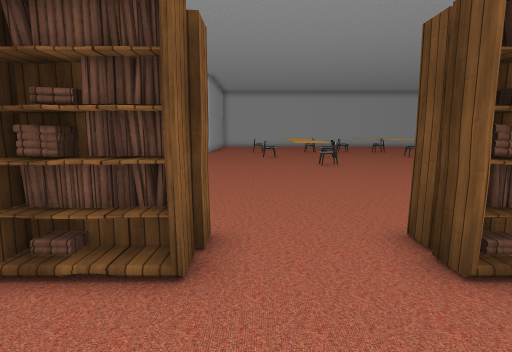
[1] (above)

21 first-person views from a walk through a 3-D level made in the Unity game engine. The camera is 1.5 m above the floor, tilts 8° down and sees 80° across. The floor is counted in squares, 1 m on a side. Each view is taken from the middle of a square. On the plan, view 1 faces up. The plan holds only what a view shows up to about 15 squares ahead; the rest is blank. The player is left out. Some surface patterns are stand-ins.

[2]
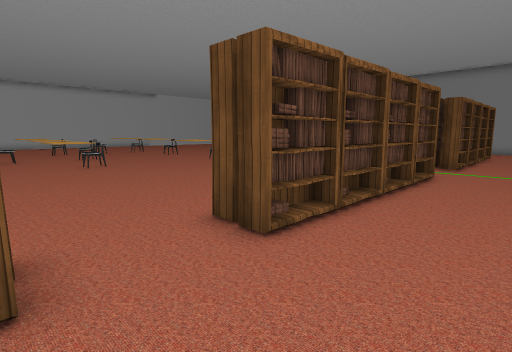

[3]
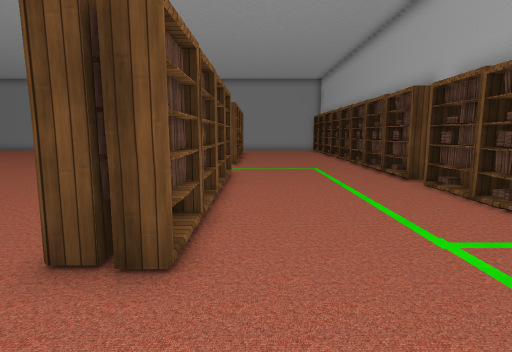

[4]
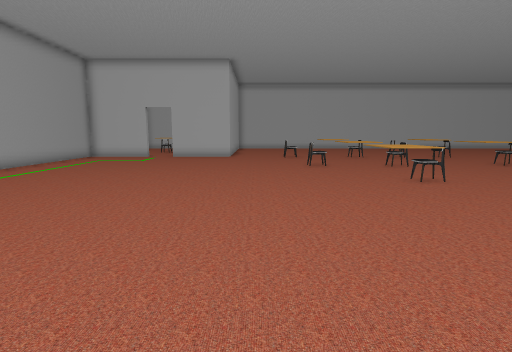

[5]
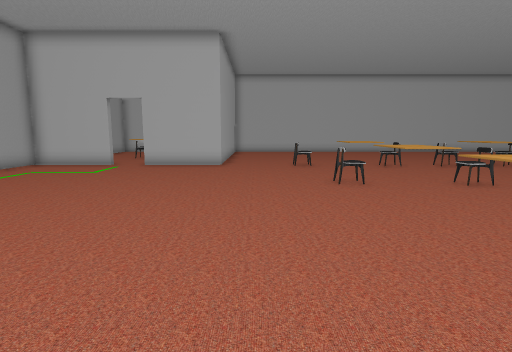

[6]
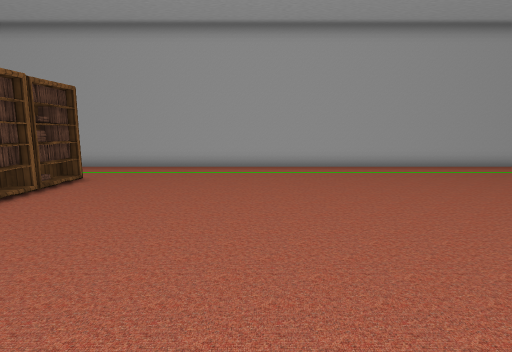

[7]
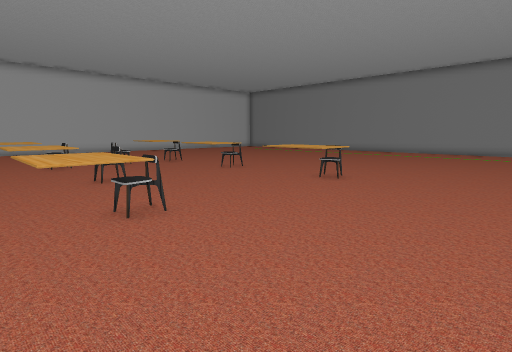

[8]
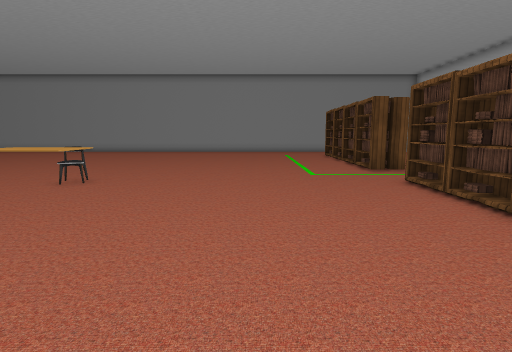

[9]
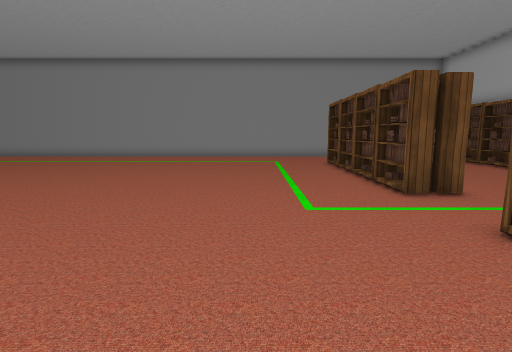

[10]
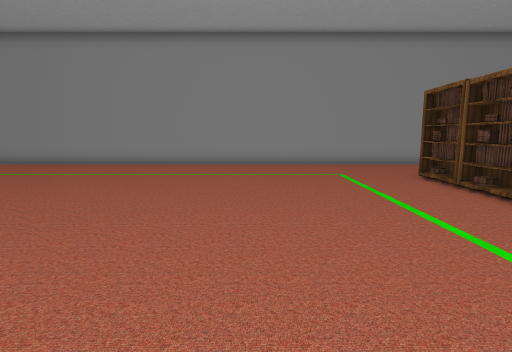

[11]
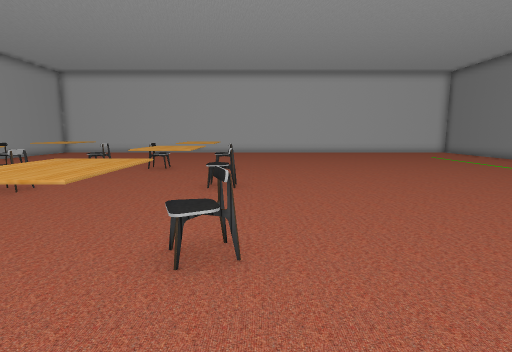

[12]
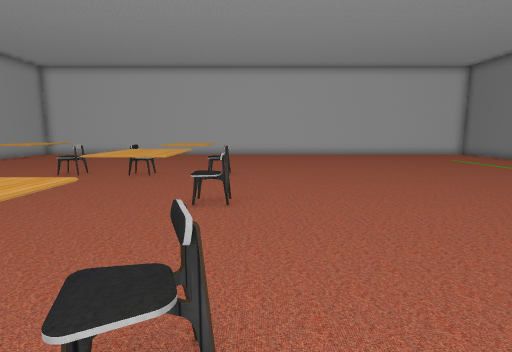

[13]
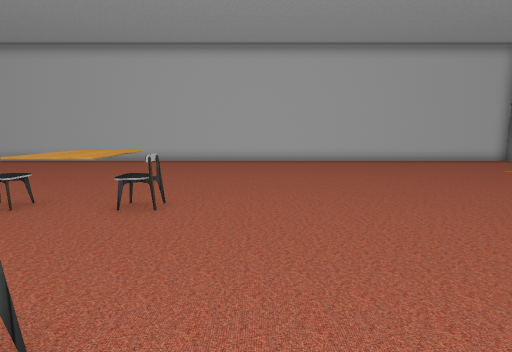

[14]
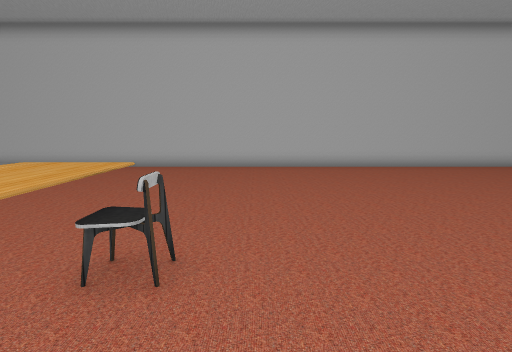

[15]
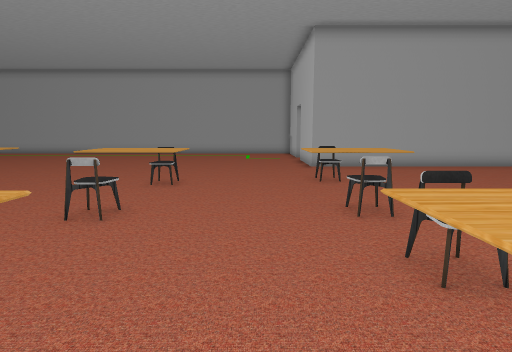

[16]
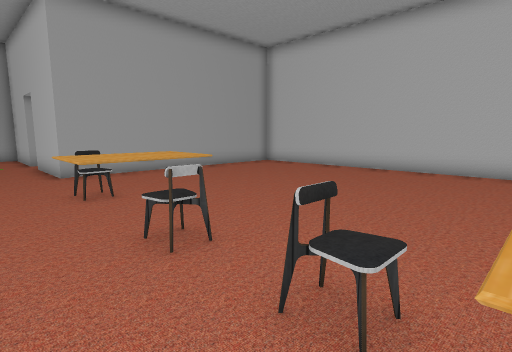

[17]
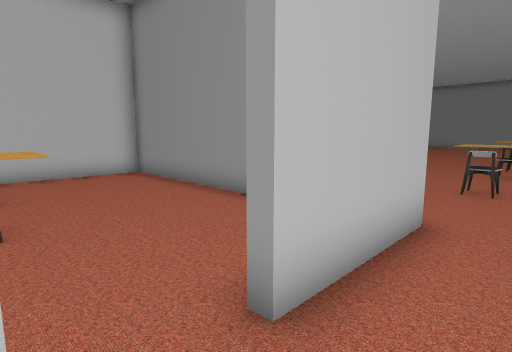

[18]
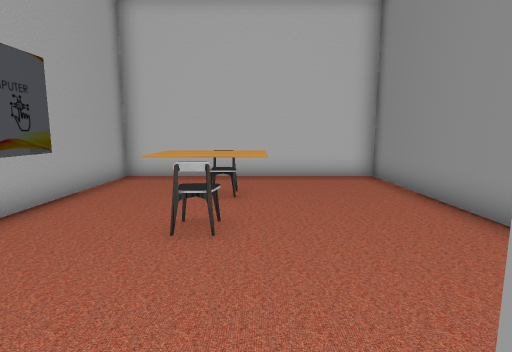

[19]
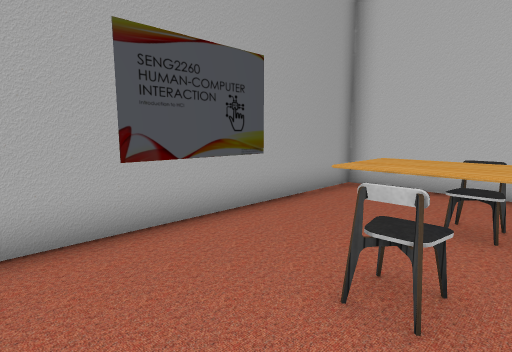

[20]
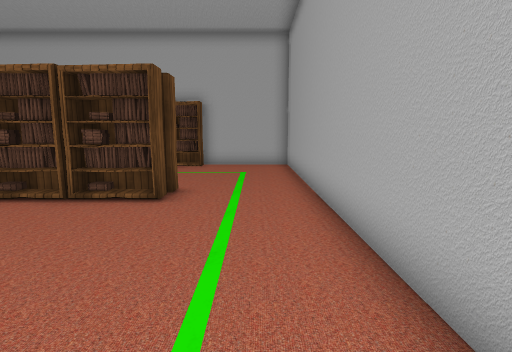

[21]
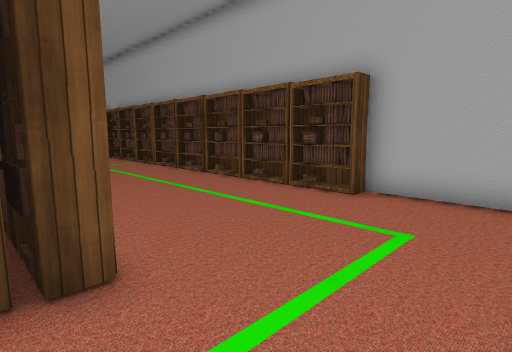

### Floor plan
Points are (right, up) in squares from view 1. A wall is a line through its corners. A room is listed if a view was taken in it or the views show most of it. See-through windows are left out.
Room 1 (views 1, 2, 3, 4, 5, 6, 7, 8, 9, 10, 11, 12, 13, 14, 15, 16, 17, 18, 20, 21)
walls: (-8.9, 24.5) (-12.5, 24.5) (-12.5, -3.5) (-8.4, -3.5); (-3.6, 33.5) (-3.6, 24.5) (-7.3, 24.5); (25.5, 2.1) (25.5, 22.1); (22.4, 34.5) (-0.9, 34.5)
ways out: opening at (-8, 25) to room 2
objects: shelf (-9, 3) to (-7, 3); shelf (-8, -3) to (-7, -3); shelf (-8, 4) to (-7, 4); shelf (-6, -3) to (-5, -3); other object (-6, 3); shelf (-6, 4); shelf (-4, -3) to (-3, -3); shelf (-2, -3) to (-1, -3); shelf (-2, 3) to (-1, 3); shelf (-2, 4) to (-1, 4); shelf (0, -3) to (1, -3); chair (0, 24) to (0, 25); chair (1, 19); shelf (2, -3) to (3, -3); shelf (2, 3) to (3, 3); shelf (2, 4) to (3, 4); table (2, 14) to (2, 15); table (2, 18) to (3, 20); table (2, 23) to (3, 25); chair (3, 14) to (4, 15); shelf (4, -3) to (5, -3); shelf (4, 3) to (5, 3); chair (4, 19) to (5, 19); chair (4, 24); shelf (6, -3) to (8, -3); shelf (6, 3) to (7, 3); shelf (6, 4) to (7, 4); chair (7, 24); shelf (8, 3) to (10, 3); shelf (8, 4) to (10, 4); table (8, 14) to (9, 16); table (8, 18) to (9, 20); table (8, 23) to (9, 25); shelf (9, -3) to (10, -3); chair (9, 24) to (10, 24); chair (10, 14) to (11, 15); chair (10, 19) to (10, 20); shelf (11, -3) to (12, -3); shelf (13, -3) to (14, -3); shelf (13, 3) to (14, 3); shelf (13, 4) to (14, 4); shelf (15, 3) to (17, 3); shelf (15, 4) to (16, 4); shelf (17, 4) to (19, 4); other object (18, 3) to (19, 3); shelf (20, -3) to (21, -3); shelf (20, 4) to (21, 4); shelf (22, -3)
Room 2 (view 19)
walls: (-3.9, 28.4) (-3.9, 34.5) (-12.5, 34.5) (-12.5, 26.2); (-7.3, 24.5) (-7.3, 24.9)
ways out: opening at (-8, 25) to room 1
objects: table (-10, 29) to (-8, 31); chair (-9, 28) to (-9, 29); chair (-9, 31) to (-9, 32)

Positions as (right, up) in squares from view 1, and headings:
1: (0, 0), facing up
2: (-1, 0), facing up-right
3: (-1, 2), facing right
4: (-2, 5), facing up
5: (-2, 10), facing up
6: (1, 10), facing left
7: (1, 9), facing up-right
8: (1, 9), facing right
9: (6, 8), facing right
10: (11, 10), facing right
11: (11, 11), facing up
12: (11, 13), facing up
13: (12, 18), facing up
14: (11, 21), facing up
15: (10, 22), facing left
16: (8, 22), facing up-left
17: (-9, 23), facing up-right
18: (-8, 24), facing up
19: (-8, 26), facing up-left
20: (-11, 11), facing down
21: (-12, 4), facing down-right
